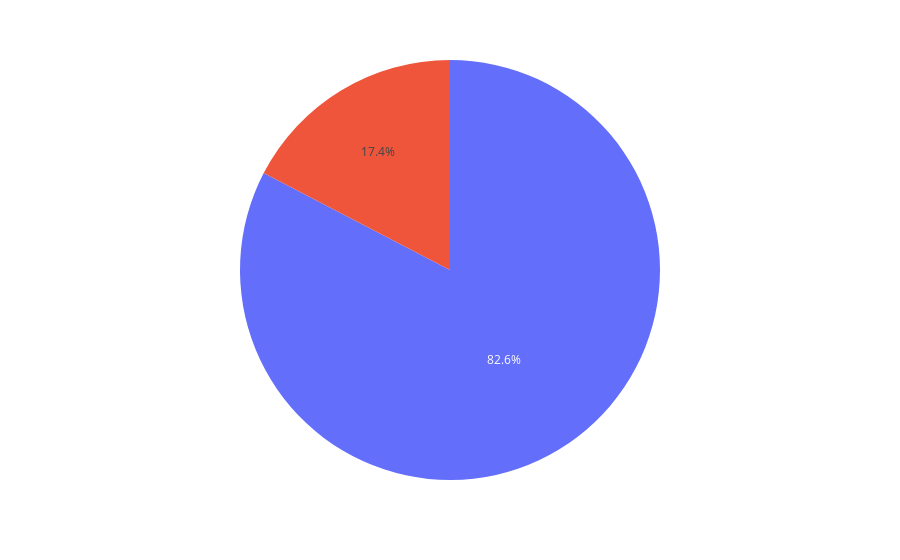

Write notebook code for a chart like this one.
### Code cell
import plotly.express as px

fig = px.pie(data_frame=trackDf, values="cases", labels="label")
fig.show()

### Figure 1 — Plotly figure (JSON) as saved in the notebook; plotly's stock layout.template omitted (floating-point values rounded to 4 significant figures)
{"data": [{"domain": {"x": [0, 1], "y": [0, 1]}, "hovertemplate": "cases=%{value}<extra></extra>", "legendgroup": "", "name": "", "showlegend": false, "type": "pie", "values": [31922, 151905]}], "layout": {"legend": {"tracegroupgap": 0}, "margin": {"t": 60}}}
